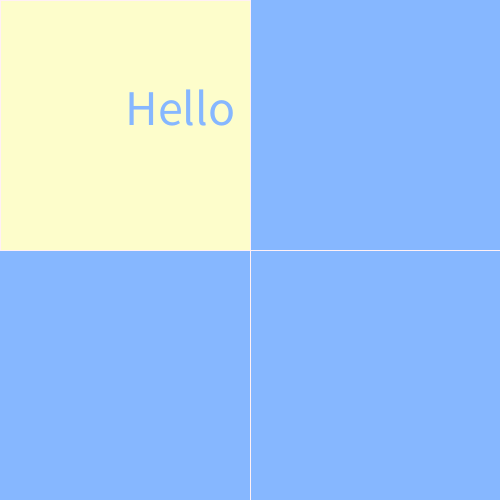
Frame 1 (no input)
Frame 60 (the mouse pressed at the canvas centre just before this capture): identical to frame 1, image omitted
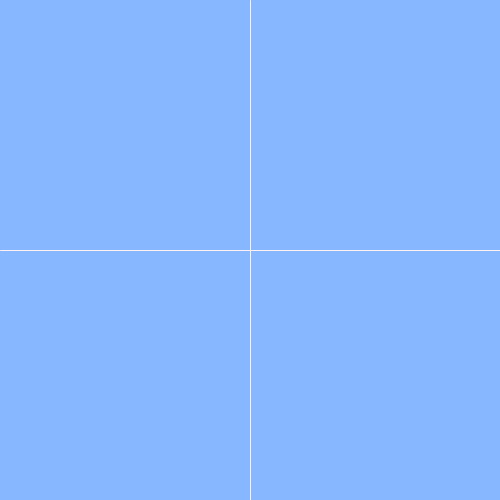
Frame 120 (the mouse held since frame 60 and released just before this capture)

The Processing sketch that drew these frames (run headless with seeded random() and noise(); from frame 60 on, the mouse is pressed at the canvas centre):

// Processing sketch: processing_186181
// ── processing_186181.pde

void setup(){
  size(500,500);
  stroke (255,240,245);
  
}
void draw(){
background(134,183,255);
//line
stroke(255,240,245);
line(height/2,0, width/2,height);
line(0,height/2,width,height/2);

//if the mouse is on the  top right side of screen
if (mouseY< height/2){
if (mouseX> width/2){
fill(255,255,255);
rect(250,0,250,250);
fill(253,253,203);
ellipse(380,125,200,200);
fill(0,0,0);
ellipse(320,100,20,20);
ellipse(420,100,20,20);
fill(255,154,154);
arc(375, 125, 150,150, 0, PI);

}
}
//if the mouse is on the top left side of screen
if (mouseY< height/2){
  if (mouseX< width/2){
fill(253,253,203);
rect(0,0,250,250);
fill(134,183,255);
textSize(50);
text("Hello",125,125);
}
}

//if the mouse is on the bottom right side of screen
if (mouseY>height/2){
  if (mouseX> width/2){
fill(253,253,203);
rect(250,250,250,250);
fill(134,183,255);
textSize(50);
text("Bye",260,380);
}
}

//if the mouse is on the bottom left side of screen
if (mouseY> height/2){
if (mouseX< width/2){
fill(255,255,255);
rect(0,250,250,250);
fill(253,253,203);
ellipse(125,380,200,200);
fill(0,0,0);
ellipse(70,350,20,20);
ellipse(170,350,20,20);
fill(255,154,154);
rect(50,400,150,20);
}
}
}
